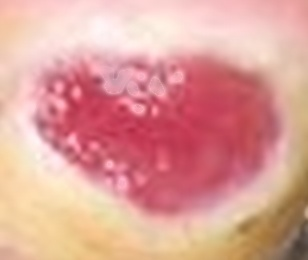
#> input picture Logistic_Regression_Model_Training/0114_0.jpg, 308 x 260 px; its folder holds only this picture in this run
$ python -i detect_noise.py   (imports and definitions only)
#> lines starting #> are read from the running program, lines starting #| are printed output that depends on the picture
# -*- coding: utf-8 -*-
"""
Created on Fri Apr 14 02:20:11 2023

@author: nicol
"""

import cv2
import matplotlib.pyplot as plt
import numpy as np
import os
from tqdm import tqdm

'''
def denoise(gray):
    # Convierte la imagen a escala de grises
    #gray = cv2.cvtColor(img, cv2.COLOR_BGR2GRAY)

    # Aplicamos thresholding automático con el algoritmo de Otsu. ESto hará que el texto se vea blanco, y los elementos
    # del fondo sean menos prominentes.
    #thresholded = cv2.threshold(gray, 0, 255, cv2.THRESH_BINARY_INV | cv2.THRESH_OTSU)[1]

    y, x = np.shape(gray)
    val = [int(y/20),int(x/20)]
    xmin = min(val)
    # definir un kernel de 5x5
    kernel = cv2.getStructuringElement(cv2.MORPH_ELLIPSE, (xmin, xmin))

    # aplicar el filtrado de apertura morfológica
    closed_mask = cv2.morphologyEx(gray, cv2.MORPH_CLOSE, kernel)

    closed_mask = gray
    closed_mask = closed_mask *255
    # Aplica un umbral para binarizar la imagen
    #_, thresh = cv2.threshold(closed_mask, 127, 255, cv2.THRESH_BINARY)

    # Encuentra los contornos en la imagen binarizada
    contours, hierarchy = cv2.findContours(closed_mask, cv2.RETR_TREE, cv2.CHAIN_APPROX_SIMPLE)
    try:
        # Encuentra el contorno más grande por área
        largest_contour = max(contours, key=cv2.contourArea)

        # Crea una máscara del tamaño de la imagen
        mask = np.zeros_like(closed_mask)

        # Dibuja el contorno más grande en la máscara con el valor de 1
        cv2.fillPoly(mask, [largest_contour], 1)

        mask2 = cv2.cvtColor(mask, cv2.COLOR_GRAY2BGR)*255
    except:
        mask2 = cv2.cvtColor(gray, cv2.COLOR_GRAY2BGR)*255
    #superposed_img = cv2.addWeighted(gray, 0.5, dist, 0.5, 0)

    return mask2
'''
def denoise(gray):
    # Convierte la imagen a escala de grises
    #gray = cv2.cvtColor(img, cv2.COLOR_BGR2GRAY)

    # Aplicamos thresholding automático con el algoritmo de Otsu. ESto hará que el texto se vea blanco, y los elementos
    # del fondo sean menos prominentes.
    #thresholded = cv2.threshold(gray, 0, 255, cv2.THRESH_BINARY_INV | cv2.THRESH_OTSU)[1]
    '''
    y, x = np.shape(gray)
    val = [int(y/20),int(x/20)]
    xmin = min(val)
    # definir un kernel de 5x5
    kernel = cv2.getStructuringElement(cv2.MORPH_ELLIPSE, (xmin, xmin))

    # aplicar el filtrado de apertura morfológica
    closed_mask = cv2.morphologyEx(gray, cv2.MORPH_CLOSE, kernel)
    '''
    closed_mask = gray
    closed_mask = closed_mask *255

    # Definir el kernel para la operación de morfología
    kernel = np.ones((3, 3), np.uint8)

    # Aplicar la operación de apertura para suavizar los contornos
    opening = cv2.morphologyEx(closed_mask, cv2.MORPH_OPEN, kernel)

    # Eliminar regiones pequeñas utilizando la transformación de área abierta
    cleaned = cv2.morphologyEx(opening, cv2.MORPH_OPEN, kernel, iterations=3)


    try:
        # Encuentra los contornos en la imagen binarizada
        contours, hierarchy = cv2.findContours(cleaned, cv2.RETR_TREE, cv2.CHAIN_APPROX_SIMPLE)
        # Encuentra el contorno más grande por área
        largest_contour = max(contours, key=cv2.contourArea)

        # Crea una máscara del tamaño de la imagen
        mask = np.zeros_like(closed_mask)

        # Dibuja el contorno más grande en la máscara con el valor de 1
        cv2.fillPoly(mask, [largest_contour], 1)

        mask2 = cv2.cvtColor(mask, cv2.COLOR_GRAY2BGR)*255
    except:
        mask2 = cv2.cvtColor(gray, cv2.COLOR_GRAY2BGR)*255
    #superposed_img = cv2.addWeighted(gray, 0.5, dist, 0.5, 0)

    return mask2


# [72 lines left out: functions read_images, save_denoise, grub_cut, not called in this run]

>>> import cv2
>>> picture = cv2.imread('0114_0.jpg', cv2.IMREAD_GRAYSCALE)
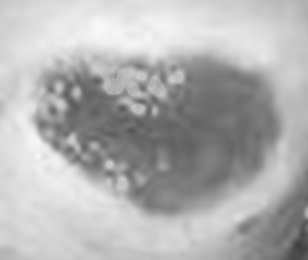
#> picture: shape (260, 308); min 62, max 249, mean 177.1
>>> result = denoise(picture)
#> in denoise, `closed_mask = closed_mask *255`:
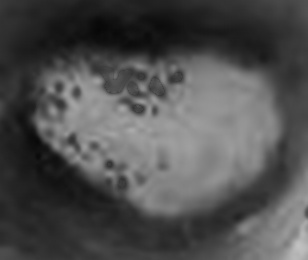
#> closed_mask: shape (260, 308); min 7, max 194, mean 78.9
#> in denoise, `contours, hierarchy = cv2.findContours(cleaned, cv2.RETR_TREE, cv2.CHA..`: contours = [[[0, 0], [0, 259], [307, 259], [307, 0]]]
#> in denoise, `largest_contour = max(contours, key=cv2.contourArea)`: largest_contour = [[0, 0], [0, 259], [307, 259], [307, 0]]
#> in denoise, `cv2.fillPoly(mask, [largest_contour], 1)`: mask: shape (260, 308); every value is 1
#> in denoise, `mask2 = cv2.cvtColor(mask, cv2.COLOR_GRAY2BGR)*255`: mask2: shape (260, 308, 3); every value is 255

$ run again, on Logistic_Regression_Model_Training/1024_0.jpg
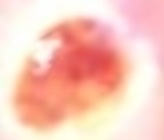
#> input picture Logistic_Regression_Model_Training/1024_0.jpg, 164 x 140 px
#> `picture = cv2.imread('0114_0.jpg', cv2.IMREAD_GRAYSCALE)`:
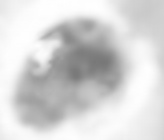
#> picture: shape (140, 164); min 119, max 255, mean 213.3
#> in denoise, `closed_mask = closed_mask *255`:
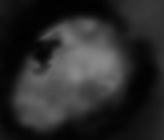
#> closed_mask: shape (140, 164); min 1, max 137, mean 42.7
#> contours = [[[0, 0], [0, 139], [163, 139], [163, 0]]]
#> largest_contour = [[0, 0], [0, 139], [163, 139], [163, 0]]
#> mask: shape (140, 164); every value is 1
#> mask2: shape (140, 164, 3); every value is 255
